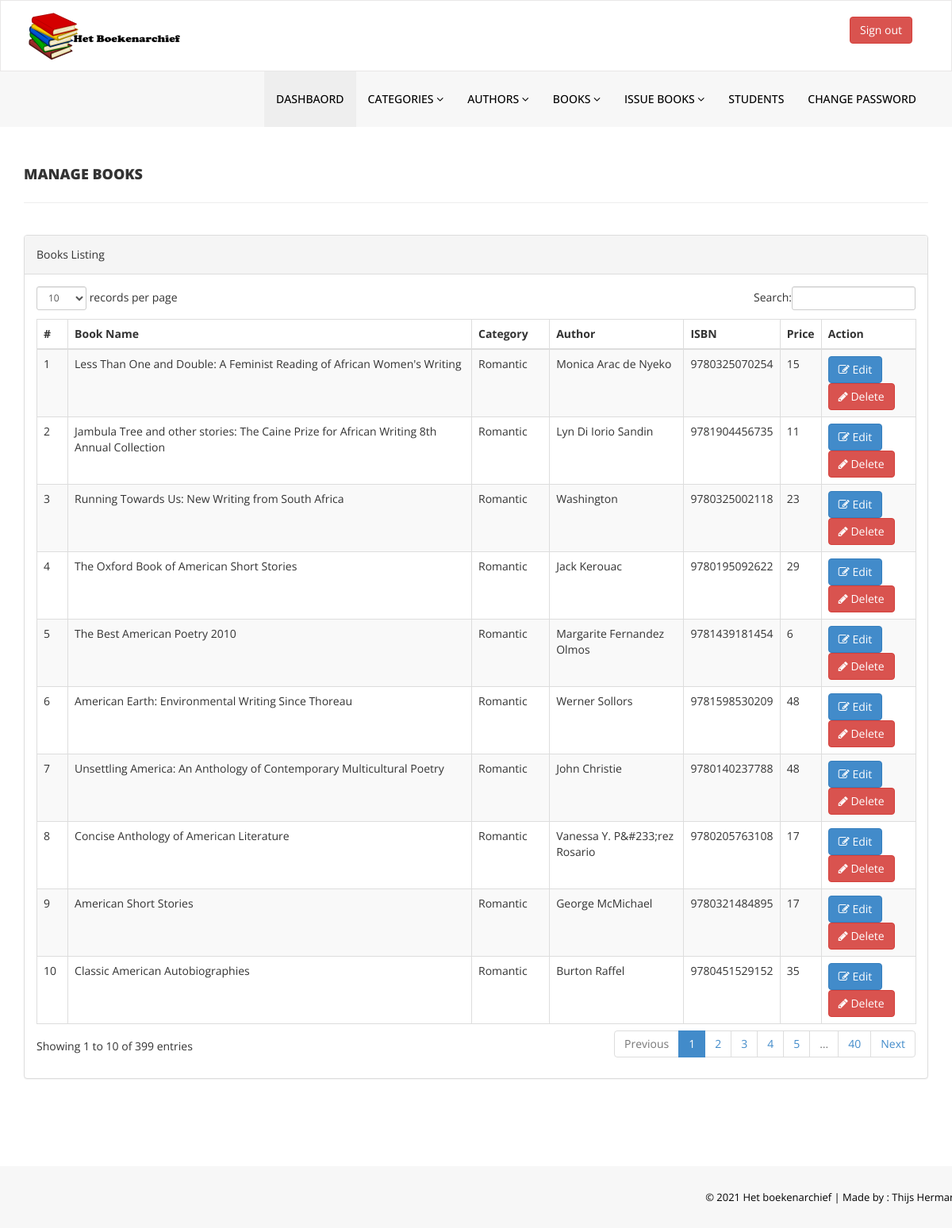
The app's page /admin/manage-books.php (signed in) with its own data.
### tables this page shows
CREATE TABLE `tblbooks` (
  `id` int(11) NOT NULL,
  `BookName` varchar(255) DEFAULT NULL,
  `CatId` int(11) DEFAULT NULL,
  `AuthorId` int(11) DEFAULT NULL,
  `ISBNNumber` bigint(11) DEFAULT NULL,
  `BookPrice` int(11) DEFAULT NULL,
  `RegDate` timestamp NULL DEFAULT current_timestamp(),
  `UpdationDate` timestamp NULL DEFAULT NULL ON UPDATE current_timestamp()
);

CREATE TABLE `tblcategory` (
  `id` int(11) NOT NULL,
  `CategoryName` varchar(150) DEFAULT NULL,
  `Status` int(1) DEFAULT NULL,
  `CreationDate` timestamp NULL DEFAULT current_timestamp(),
  `UpdationDate` timestamp NULL DEFAULT '0000-00-00 00:00:00' ON UPDATE current_timestamp()
);

CREATE TABLE `tblauthors` (
  `id` int(11) NOT NULL,
  `AuthorName` varchar(159) DEFAULT NULL,
  `creationDate` timestamp NULL DEFAULT current_timestamp(),
  `UpdationDate` timestamp NULL DEFAULT NULL ON UPDATE current_timestamp()
);

### admin/manage-books.php (the view, shortened to what this page needs)
<?php
include('includes/config.php');
if(strlen($_SESSION['alogin'])==0)
    {
header('location:index.php');
}
else{
    ?>
<!DOCTYPE html>
<html xmlns="http://www.w3.org/1999/xhtml">
<head>
    <link href="assets/css/bootstrap.css" rel="stylesheet" />
    <link href="assets/css/font-awesome.css" rel="stylesheet" />
    <link href="assets/js/dataTables/dataTables.bootstrap.css" rel="stylesheet" />
    <link href="assets/css/style.css" rel="stylesheet" />
</head>
<body>
<?php include('includes/header.php');?>
    <div class="content-wrapper">
         <div class="container">
        <div class="row pad-botm">
            <div class="col-md-12">
                <h4 class="header-line">Manage Books</h4>
    </div>
     <div class="row">
</div>
        </div>
            <div class="row">
                <div class="col-md-12">
                    <div class="panel panel-default">
                        <div class="panel-heading">
                           Books Listing
                        </div>
                        <div class="panel-body">
                            <div class="table-responsive">
                                <table class="table table-striped table-bordered table-hover" id="dataTables-example">
                                    <thead>
                                        <tr>
                                            <th>#</th>
                                            <th>Book Name</th>
                                            <th>Category</th>
                                            <th>Author</th>
                                            <th>ISBN</th>
                                            <th>Price</th>
                                            <th>Action</th>
                                        </tr>
                                    </thead>
                                    <tbody>
<?php $sql = "SELECT tblbooks.BookName,tblcategory.CategoryName,tblauthors.AuthorName,tblbooks.ISBNNumber,tblbooks.BookPrice,tblbooks.id as bookid from  tblbooks join tblcategory on tblcategory.id=tblbooks.CatId join tblauthors on tblauthors.id=tblbooks.AuthorId";
$query = $dbh -> prepare($sql);
$query->execute();
$results=$query->fetchAll(PDO::FETCH_OBJ);
$cnt=1;
if($query->rowCount() > 0)
{
foreach($results as $result)
{               ?>
                                        <tr class="odd gradeX">
                                            <td class="center"><?php echo htmlentities($cnt);?></td>
                                            <td class="center"><?php echo htmlentities($result->BookName);?></td>
                                            <td class="center"><?php echo htmlentities($result->CategoryName);?></td>
                                            <td class="center"><?php echo htmlentities($result->AuthorName);?></td>
                                            <td class="center"><?php echo htmlentities($result->ISBNNumber);?></td>
                                            <td class="center"><?php echo htmlentities($result->BookPrice);?></td>
                                            <td class="center">
                                            <a href="edit-book.php?bookid=<?php echo htmlentities($result->bookid);?>"><button class="btn btn-primary"><i class="fa fa-edit "></i> Edit</button>
                                          <a href="manage-books.php?del=<?php echo htmlentities($result->bookid);?>" onclick="return confirm('Are you sure you want to delete?');"" >  <button class="btn btn-danger"><i class="fa fa-pencil"></i> Delete</button>
                                            </td>
                                        </tr>
 <?php $cnt=$cnt+1;}} ?>
                                    </tbody>
                                </table>
                            </div>
                        </div>
                    </div>
                </div>
            </div>
    </div>
    </div>
  <?php include('includes/footer.php');?>
</body>
</html>
<?php } ?>

### admin/assets/css/style.css (style rules this page uses)
.content-wrapper { margin-top: 40px; min-height:800px; padding-bottom:90px; }
.header-line { font-weight:900; padding-bottom:25px; border-bottom:1px solid #eeeeee; text-transform:uppercase; }
.pad-botm { padding-bottom:30px; }

### records on screen
tblbooks: BookName "Less Than One and Double: A Feminist Reading of African Women's Writing", tblcategory.CategoryName "Romantic", AuthorId.AuthorName "Monica Arac de Nyeko", ISBNNumber "9780325070254", BookPrice "15"
tblbooks: BookName "Jambula Tree and other stories: The Caine Prize for African Writing 8th Annual Collection", tblcategory.CategoryName "Romantic", AuthorId.AuthorName "Lyn Di Iorio Sandin", ISBNNumber "9781904456735", BookPrice "11"
tblbooks: BookName "Running Towards Us: New Writing from South Africa", tblcategory.CategoryName "Romantic", AuthorId.AuthorName "Washington", ISBNNumber "9780325002118", BookPrice "23"
tblbooks: BookName "The Oxford Book of American Short Stories", tblcategory.CategoryName "Romantic", AuthorId.AuthorName "Jack Kerouac", ISBNNumber "9780195092622", BookPrice "29"
tblbooks: BookName "The Best American Poetry 2010", tblcategory.CategoryName "Romantic", AuthorId.AuthorName "Margarite Fernandez Olmos", ISBNNumber "9781439181454", BookPrice "6"
tblbooks: BookName "American Earth: Environmental Writing Since Thoreau", tblcategory.CategoryName "Romantic", AuthorId.AuthorName "Werner Sollors", ISBNNumber "9781598530209", BookPrice "48"
tblbooks: BookName "Unsettling America: An Anthology of Contemporary Multicultural Poetry", tblcategory.CategoryName "Romantic", AuthorId.AuthorName "John Christie", ISBNNumber "9780140237788", BookPrice "48"
tblbooks: BookName "Concise Anthology of American Literature", tblcategory.CategoryName "Romantic", AuthorId.AuthorName "Vanessa Y. P&#233;rez Rosario", ISBNNumber "9780205763108", BookPrice "17"
tblbooks: BookName "American Short Stories", tblcategory.CategoryName "Romantic", AuthorId.AuthorName "George McMichael", ISBNNumber "9780321484895", BookPrice "17"
tblbooks: BookName "Classic American Autobiographies", tblcategory.CategoryName "Romantic", AuthorId.AuthorName "Burton Raffel", ISBNNumber "9780451529152", BookPrice "35"
